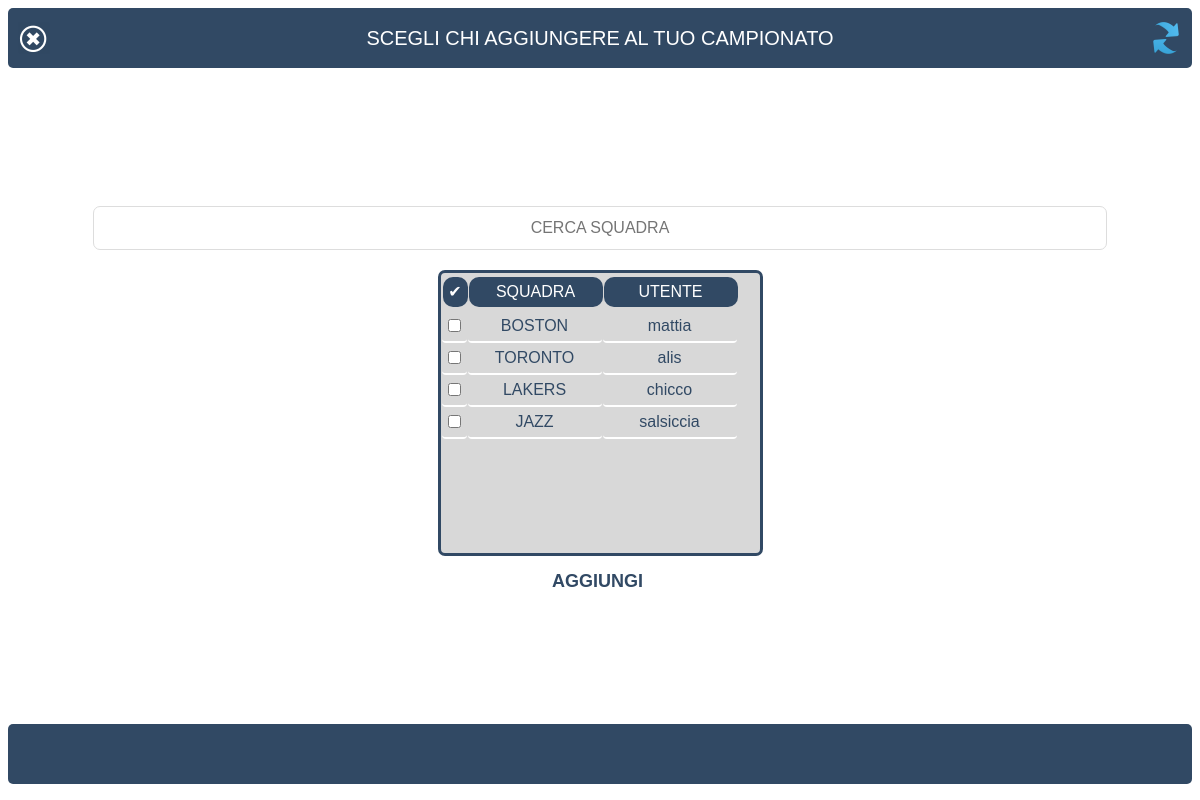
Page /php/lega/inserteam.php (signed in) on the committed database.
### tables this page shows
CREATE TABLE `utente` (
  `idUtente` int(10) unsigned NOT NULL AUTO_INCREMENT,
  `nome` varchar(45) NOT NULL DEFAULT 'utente',
  `cognome` varchar(45) NOT NULL DEFAULT 'utente',
  `dataNascita` date DEFAULT NULL,
  `sesso` char(1) NOT NULL DEFAULT 'M',
  `nomeUtente` varchar(45) NOT NULL,
  `password` char(32) NOT NULL,
  `amministratore` tinyint(1) NOT NULL DEFAULT '0',
  `avatar` varchar(45) NOT NULL DEFAULT 'avatar1',
  `email` varchar(45) NOT NULL,
  `domanda` varchar(45) NOT NULL,
  `risposta` varchar(45) NOT NULL,
  `tentativi` int(10) NOT NULL DEFAULT '3',
  PRIMARY KEY (`idUtente`),
  KEY `nomeUtente` (`nomeUtente`,`password`)
);

### php/lega/inserteam.php (the view, shortened to what this page needs)
<!DOCTYPE html>
<html lang="it">
<head>
    <link rel="stylesheet" type="text/css" href="../../css/popwin.css"/>
    <link rel="stylesheet" type="text/css" href="../../css/reset.css"/>
</head>
<body>
<div class="top_bar">
    <a class="reload" onclick="window.close()"><img alt="close" src="../../css/img/close.png"></a>
    <h1>SCEGLI CHI AGGIUNGERE AL TUO CAMPIONATO</h1>
    <a class="reload" onclick="window.location.reload()"><img alt="reload" src="../../css/img/refresh.png"></a>
</div>
<div class="contenitore-centrale">
        <input type="text" id="myInput" onkeyup="findTeam('insertTM')" placeholder="CERCA SQUADRA" autofocus>
            <?php
                require "../mysql_con.php";
                $str='';
                $sql="SELECT B.squadra, B.idteamUtente, U.nomeUtente
                        FROM utente AS U JOIN
                            (SELECT idteamUtente,nome AS squadra, utente AS idutB
                            FROM teamutente LEFT OUTER JOIN
                                            (SELECT nomeLega, team AS idteamA, nome AS nometeam, utente AS idutA
                                                FROM lega JOIN  teamutente ON team=idteamUtente WHERE nomeLega='$str' ) AS A
                                ON utente=A.idutA
                                WHERE A.idutA IS NULL ) AS B
                        ON U.idUtente=B.idutB
                        ";
                $result = mysqli_query($mysqli,$sql);
                echo  "<form action=\"inserteam.php?q=$str\" method=\"POST\">";
                echo "<table id=\"insertTM\">";
                echo "<thead>
                        <tr>
                            <th class=\"short\">&#10004</th>
                            <th>SQUADRA</th>
                            <th>UTENTE</th>
                        </tr>
                    </thead>";
                    echo "<tbody>";
                while($row = mysqli_fetch_array($result)) {
                    echo "
                        <tr>
                            <td class=\"short\"> <input type='checkbox' name='teams[]' value='".$row['idteamUtente']."'></td>
                            <td>".$row['squadra']." </td>
                            <td>".$row['nomeUtente']." </td>
                        </tr>
                    ";
                }
                echo "</tbody>";
                echo "</table>";
                echo "<input class=\"button\" type=\"submit\" value=\"AGGIUNGI \" name=\"submit\">";
                echo " </form>";
            ?>
    </div>
    <div class="bottom_bar">
    </div>
</body>
</html>

### css/popwin.css (style rules this page uses)
html { height: 97%; width: 100%; display: flex; align-items: flex-start; justify-content: center; font-family: "Trebuchet MS", Helvetica, sans-serif; }
body { display: flex; justify-content: space-between; align-items: center; flex-direction: column; width: 100%; height: 100%; margin: 8px !important; }
.top_bar { width: 100%; height: 60px; display: flex; justify-content: space-between; align-items: center; background-color: rgb(49, 73, 100); color: rgb(255, 255, 255); border-radius: 5px; }
.bottom_bar { width: 100%; height: 60px; display: flex; justify-content: space-around; align-items: center; background-color: rgb(49, 73, 100); color: rgb(255, 255, 255); border-radius: 5px; }
.contenitore-centrale { width: 90%; display: flex; justify-content: center; align-items: center; flex-direction: column; overflow: auto; }
.reload { cursor: pointer; height: 32px; width: 32px; margin-left: 10px; margin-right: 10px; }
.reload img { height: 32px; width: 32px; }
table { display: flex; justify-content: flex-start; flex-direction: column; align-items: flex-start; height: 286px; width: 338px; border-radius: 7px; border: 3px solid rgb(49, 73, 100) !important; margin: 3px; background-color: rgba(61, 62, 63, 0.2); margin: 15px !important; font-family: "Trebuchet MS", Helvetica, sans-serif !important; }
#insertTM, #deleteTM { width: 325px; }
form { width: 75%; display: flex; justify-content: space-around; flex-direction: column; align-items: center; font-family: "Trebuchet MS", Helvetica, sans-serif; border-radius: 5px; }
input { text-align: center; }
#myInput { width: 95%; font-size: 16px; padding: 12px 0px 12px 0px; border: 1px solid rgb(221, 221, 221); margin-bottom: 5px; margin-top: 5px; text-align: center; border-radius: 7px; margin-left: 3px; margin-right: 3px; }
td { border-bottom: 2px solid white !important; border-radius: 4px; color: rgb(49, 73, 100); height: 30px; font-size: 16px !important; width: 134px !important; text-align: center !important; text-align: center; display: flex; align-items: center; justify-content: center; margin-left: 1px !important; }
th { width: 134px; text-align: center; height: 30px; font-weight: bold; background-color: rgb(49, 73, 100); color: rgb(255, 255, 255); border-radius: 10px; display: flex; align-items: center; justify-content: center; margin-left: 1px !important; }
tr { width: 100% !important; display: flex; flex-direction: row; }
tbody { width: 100% !important; display: inline-block !important; height:240px ; }
thead { width: 100%; height: 38px; display: flex; align-items: center; margin-left: 1px !important; }
.short { width: 25px !important; }
tbody { overflow: auto; }
.button { background:none; border:none; margin:0; padding:0; cursor: pointer; font-size: 18px; font-weight: bold; margin-left: 5px; margin-right: 5px; color: rgb(49, 73, 100); }
h1 { font-size: 20px !important; font-family: "Trebuchet MS", Helvetica, sans-serif !important; }

### rows in the picture
utente: squadra "BOSTON", nomeUtente "mattia"
utente: squadra "TORONTO", nomeUtente "alis"
utente: squadra "LAKERS", nomeUtente "chicco"
utente: squadra "JAZZ", nomeUtente "salsiccia"
